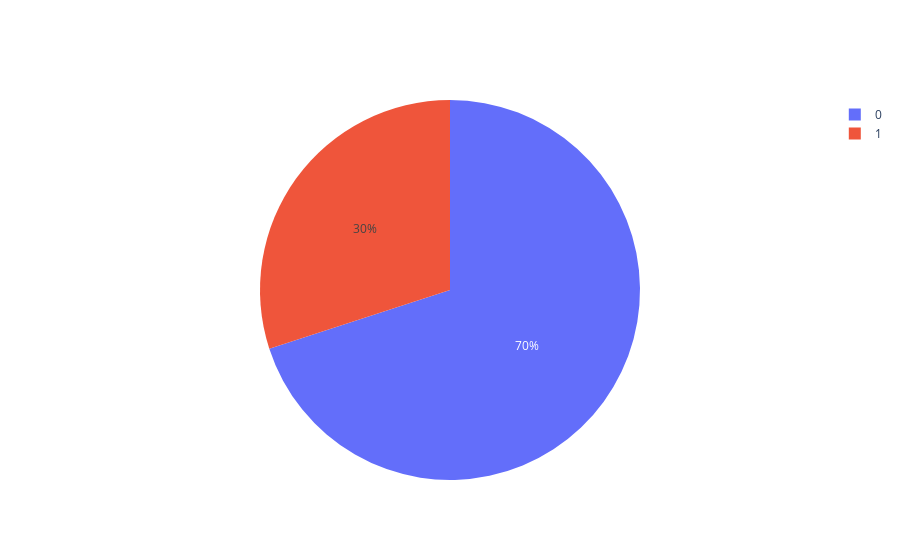

This figure's notebook cell:
### Code cell
go.Figure(
    go.Pie(
        values=[0.7, 1-0.7]
))

### Figure 1 — Plotly figure (JSON) as saved in the notebook; plotly's stock layout.template omitted (floating-point values rounded to 4 significant figures)
{"data": [{"type": "pie", "values": [0.7, 0.3]}], "layout": {}}
